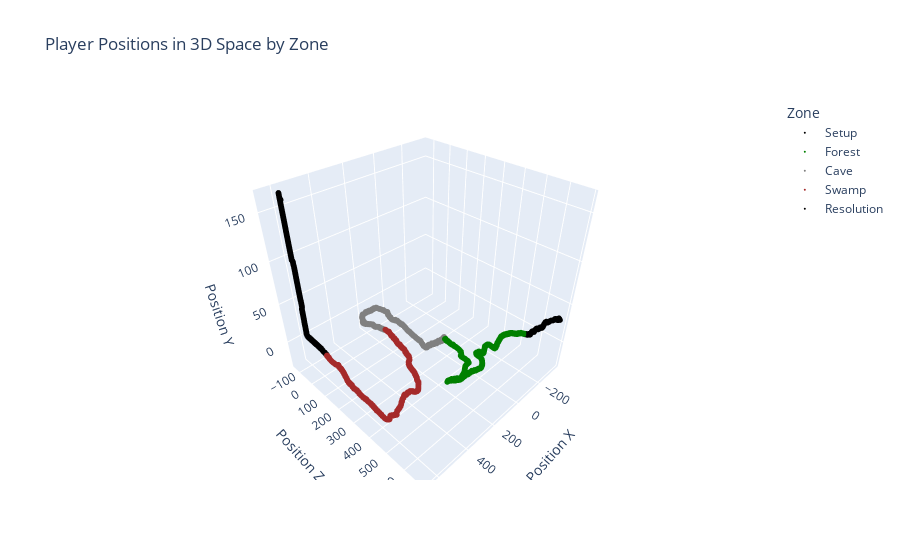

The notebook cell saved with this chart:
### Code cell
# Create the 3D scatter plot
fig = px.scatter_3d(
	data,
	x='PosX',
	y='PosZ',
	z='PosY',
	color='Zone',  # Color points by 'Zone'
	color_discrete_map=zone_color_map,  # Use the custom color map
	title='Player Positions in 3D Space by Zone',
	labels={'PosX': 'Position X', 'PosY': 'Position Y', 'PosZ': 'Position Z'}
)

# Set marker size
fig.update_traces(marker=dict(size=2))

fig.show()

### Figure 1 — Plotly figure (JSON) as saved in the notebook; plotly's stock layout.template omitted (floating-point values rounded to 4 significant figures; data arrays with more than 128 entries replaced by an {"elided": "..."} marker saying what was removed)
{"data": [{"hovertemplate": "Zone=Setup<br>Position X=%{x}<br>Position Z=%{y}<br>Position Y=%{z}<extra></extra>", "legendgroup": "Setup", "marker": {"color": "black", "size": 2, "symbol": "circle"}, "mode": "markers", "name": "Setup", "scene": "scene", "showlegend": true, "type": "scatter3d", "x": {"elided": "988 float values"}, "y": {"elided": "988 float values"}, "z": {"elided": "988 float values"}}, {"hovertemplate": "Zone=Forest<br>Position X=%{x}<br>Position Z=%{y}<br>Position Y=%{z}<extra></extra>", "legendgroup": "Forest", "marker": {"color": "green", "size": 2, "symbol": "circle"}, "mode": "markers", "name": "Forest", "scene": "scene", "showlegend": true, "type": "scatter3d", "x": {"elided": "2976 float values"}, "y": {"elided": "2976 float values"}, "z": {"elided": "2976 float values"}}, {"hovertemplate": "Zone=Cave<br>Position X=%{x}<br>Position Z=%{y}<br>Position Y=%{z}<extra></extra>", "legendgroup": "Cave", "marker": {"color": "grey", "size": 2, "symbol": "circle"}, "mode": "markers", "name": "Cave", "scene": "scene", "showlegend": true, "type": "scatter3d", "x": {"elided": "2985 float values"}, "y": {"elided": "2985 float values"}, "z": {"elided": "2985 float values"}}, {"hovertemplate": "Zone=Swamp<br>Position X=%{x}<br>Position Z=%{y}<br>Position Y=%{z}<extra></extra>", "legendgroup": "Swamp", "marker": {"color": "brown", "size": 2, "symbol": "circle"}, "mode": "markers", "name": "Swamp", "scene": "scene", "showlegend": true, "type": "scatter3d", "x": {"elided": "3513 float values"}, "y": {"elided": "3513 float values"}, "z": {"elided": "3513 float values"}}, {"hovertemplate": "Zone=Resolution<br>Position X=%{x}<br>Position Z=%{y}<br>Position Y=%{z}<extra></extra>", "legendgroup": "Resolution", "marker": {"color": "black", "size": 2, "symbol": "circle"}, "mode": "markers", "name": "Resolution", "scene": "scene", "showlegend": true, "type": "scatter3d", "x": {"elided": "1758 float values"}, "y": {"elided": "1758 float values"}, "z": {"elided": "1758 float values"}}], "layout": {"legend": {"title": {"text": "Zone"}, "tracegroupgap": 0}, "scene": {"domain": {"x": [0, 1], "y": [0, 1]}, "xaxis": {"title": {"text": "Position X"}}, "yaxis": {"title": {"text": "Position Z"}}, "zaxis": {"title": {"text": "Position Y"}}}, "title": {"text": "Player Positions in 3D Space by Zone"}}}
